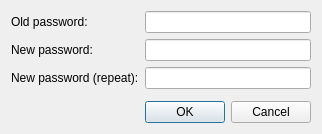
<?xml version="1.0" encoding="UTF-8"?>
<ui version="4.0">
 <class>ChangePasswordDialog</class>
 <widget class="QDialog" name="ChangePasswordDialog">
  <property name="geometry">
   <rect>
    <x>0</x>
    <y>0</y>
    <width>322</width>
    <height>134</height>
   </rect>
  </property>
  <property name="windowTitle">
   <string>Change Password</string>
  </property>
  <layout class="QVBoxLayout" name="verticalLayout">
   <item>
    <layout class="QFormLayout" name="formLayout">
     <item row="0" column="0">
      <widget class="QLabel" name="label_old_pass">
       <property name="text">
        <string>Old password:</string>
       </property>
      </widget>
     </item>
     <item row="0" column="1">
      <widget class="QLineEdit" name="edit_old_pass">
       <property name="maxLength">
        <number>32</number>
       </property>
       <property name="echoMode">
        <enum>QLineEdit::EchoMode::Password</enum>
       </property>
      </widget>
     </item>
     <item row="1" column="0">
      <widget class="QLabel" name="label_new_pass">
       <property name="text">
        <string>New password:</string>
       </property>
      </widget>
     </item>
     <item row="1" column="1">
      <widget class="QLineEdit" name="edit_new_pass">
       <property name="maxLength">
        <number>32</number>
       </property>
       <property name="echoMode">
        <enum>QLineEdit::EchoMode::Password</enum>
       </property>
      </widget>
     </item>
     <item row="2" column="0">
      <widget class="QLabel" name="label_new_pass_repeat">
       <property name="text">
        <string>New password (repeat):</string>
       </property>
      </widget>
     </item>
     <item row="2" column="1">
      <widget class="QLineEdit" name="edit_new_pass_repeat">
       <property name="echoMode">
        <enum>QLineEdit::EchoMode::Password</enum>
       </property>
      </widget>
     </item>
    </layout>
   </item>
   <item>
    <widget class="QDialogButtonBox" name="button_box">
     <property name="standardButtons">
      <set>QDialogButtonBox::StandardButton::Cancel|QDialogButtonBox::StandardButton::Ok</set>
     </property>
    </widget>
   </item>
  </layout>
 </widget>
 <resources/>
 <connections/>
</ui>
